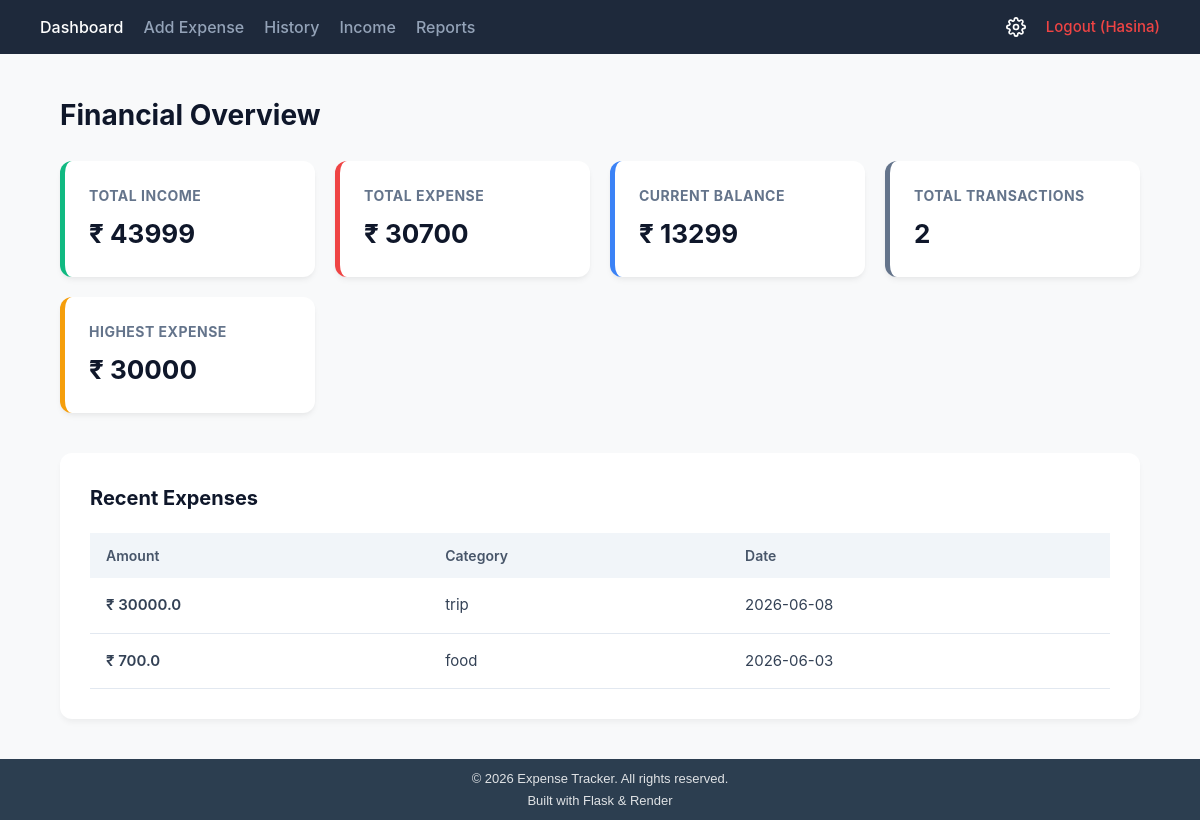
The app's page /dashboard (signed in) with its own data.
### tables this page shows
CREATE TABLE expenses (
            id INTEGER PRIMARY KEY AUTOINCREMENT,
            amount REAL NOT NULL,
            category TEXT NOT NULL,
            date TEXT NOT NULL,
            user_id INTEGER,
            FOREIGN KEY(user_id) REFERENCES users(id)
        );

### app.py (the view)
@app.route('/dashboard')
def dashboard():
    if 'user_id' not in session:
        return redirect(url_for('login'))
    current_user_id = session['user_id']
    conn = sqlite3.connect(DB_PATH)
    cursor = conn.cursor()
    cursor.execute("SELECT * FROM expenses WHERE user_id = ?", (current_user_id,))
    expenses = cursor.fetchall()
    transaction_count = len(expenses)
    cursor.execute("SELECT SUM(CAST(amount AS INTEGER)) FROM expenses WHERE user_id = ?", (current_user_id,))
    total = cursor.fetchone()[0] or 0
    cursor.execute("SELECT SUM(CAST(amount AS INTEGER)) FROM income WHERE user_id = ?", (current_user_id,))
    total_income = cursor.fetchone()[0] or 0
    balance = total_income - total
    cursor.execute("""
        SELECT amount, category, date
        FROM expenses
        WHERE user_id = ?
        ORDER BY id DESC
        LIMIT 5
    """, (current_user_id,))
    recent_expenses = cursor.fetchall()
    cursor.execute("SELECT MAX(CAST(amount AS INTEGER)) FROM expenses WHERE user_id = ?", (current_user_id,))
    highest_expense = cursor.fetchone()[0] or 0
    conn.close()
    return render_template(
        'index.html',
        total=total,
        total_income=total_income,
        balance=balance,
        transaction_count=transaction_count,
        recent_expenses=recent_expenses,
        highest_expense=highest_expense
    )

### templates/index.html (shortened to what this page needs)
<!DOCTYPE html>
<html lang="en">
<head>
    <link rel="stylesheet" href="{{ url_for('static', filename='style.css') }}">
</head>
<body>
<div class="page-wrapper">
    <div class="navbar">
        <a href="/" class="active">Dashboard</a>
        <a href="/add">Add Expense</a>
        <a href="/history">History</a>
        <a href="/income">Income</a>
        <a href="/reports">Reports</a>
        <div style="margin-left: auto; display: flex; align-items: center; gap: 20px;">
            <a href="/settings" title="Settings" style="display: flex; align-items: center; text-decoration: none;">
            </a>
            <a href="/logout" style="color: #ef4444; font-size: 15px; text-decoration: none;">Logout ({{ session['username'] }})</a>
        </div>
    </div>
    <div class="dashboard-container">
        <h1 class="page-title">Financial Overview</h1>
        <div class="metrics-grid">
            <div class="metric-card income">
                <h3>Total Income</h3>
                <h2>₹ {{ total_income }}</h2>
            </div>
            <div class="metric-card expense">
                <h3>Total Expense</h3>
                <h2>₹ {{ total }}</h2>
            </div>
            <div class="metric-card balance">
                <h3>Current Balance</h3>
                <h2>₹ {{ balance }}</h2>
            </div>
            <div class="metric-card neutral">
                <h3>Total Transactions</h3>
                <h2>{{ transaction_count }}</h2>
            </div>
            <div class="metric-card warning">
                <h3>Highest Expense</h3>
                <h2>₹ {{ highest_expense }}</h2>
            </div>
        </div>
        <div class="table-section">
            <h2>Recent Expenses</h2>
            <table class="custom-table">
                <thead>
                    <tr>
                        <th>Amount</th>
                        <th>Category</th>
                        <th>Date</th>
                    </tr>
                </thead>
                <tbody>
                    {% for expense in recent_expenses %}
                    <tr>
                        <td class="text-danger">₹ {{ expense[0] }}</td>
                        <td>{{ expense[1] }}</td>
                        <td>{{ expense[2] }}</td>
                    </tr>
                    {% endfor %}
                </tbody>
            </table>
        </div>
    </div>
</div>
{% include 'footer.html' %}
</body>
</html>

### static/style.css (style rules this page uses)
*, *::before, *::after { box-sizing: border-box; margin: 0; padding: 0; }
body { font-family: -apple-system, BlinkMacSystemFont, "Segoe UI", Roboto, Helvetica, Arial, sans-serif; background-color: #f8f9fa; color: #333; line-height: 1.5; }
.navbar { background-color: #1e293b; padding: 15px 40px; display: flex; gap: 20px; }
.navbar a { color: #94a3b8; text-decoration: none; font-size: 16px; font-weight: 500; transition: color 0.2s ease; }
.navbar a:hover, .navbar a.active { color: #ffffff; }
.dashboard-container { width: 90%; max-width: 1200px; margin: 40px auto; }
.page-title { margin-bottom: 25px; font-size: 28px; color: #0f172a; }
.metrics-grid { display: grid; grid-template-columns: repeat(auto-fit, minmax(220px, 1fr)); gap: 20px; margin-bottom: 40px; }
.metric-card { background-color: #ffffff; padding: 24px; border-radius: 12px; box-shadow: 0 4px 6px -1px rgba(0, 0, 0, 0.05), 0 2px 4px -1px rgba(0, 0, 0, 0.03); border-left: 5px solid #cbd5e1; transition: transform 0.2s ease, background-color 0.2s ease; }
.metric-card h3 { font-size: 14px; text-transform: uppercase; letter-spacing: 0.5px; color: #64748b; margin-bottom: 8px; }
.metric-card h2 { font-size: 26px; color: #0f172a; font-weight: 700; }
.metric-card.income { border-left-color: #10b981; }
.metric-card.expense { border-left-color: #ef4444; }
.metric-card.balance { border-left-color: #3b82f6; }
.metric-card.warning { border-left-color: #f59e0b; }
.metric-card.neutral { border-left-color: #64748b; }
.table-section { background: #ffffff; padding: 30px; border-radius: 12px; box-shadow: 0 4px 6px -1px rgba(0, 0, 0, 0.05); margin-bottom: 30px; }
.table-section h2 { font-size: 20px; margin-bottom: 20px; color: #0f172a; }
.custom-table { width: 100%; border-collapse: collapse; text-align: left; }
.custom-table th { background-color: #f1f5f9; color: #475569; padding: 12px 16px; font-size: 14px; font-weight: 600; }
.custom-table td { padding: 16px; border-bottom: 1px solid #e2e8f0; color: #334155; font-size: 15px; }
.text-danger { color: #ef4444; font-weight: 600; }
html, body { height: 100%; margin: 0; display: flex; flex-direction: column; }
.page-wrapper { flex: 1 0 auto; }

### records on screen
expenses: amount "30000.0", category "trip", date "2026-06-08"
expenses: amount "700.0", category "food", date "2026-06-03"

### other values on screen
{{ session['username'] }} "Hasina"
{{ total_income }} "43999"
{{ total }} "30700"
{{ balance }} "13299"
{{ transaction_count }} "2"
{{ highest_expense }} "30000"
